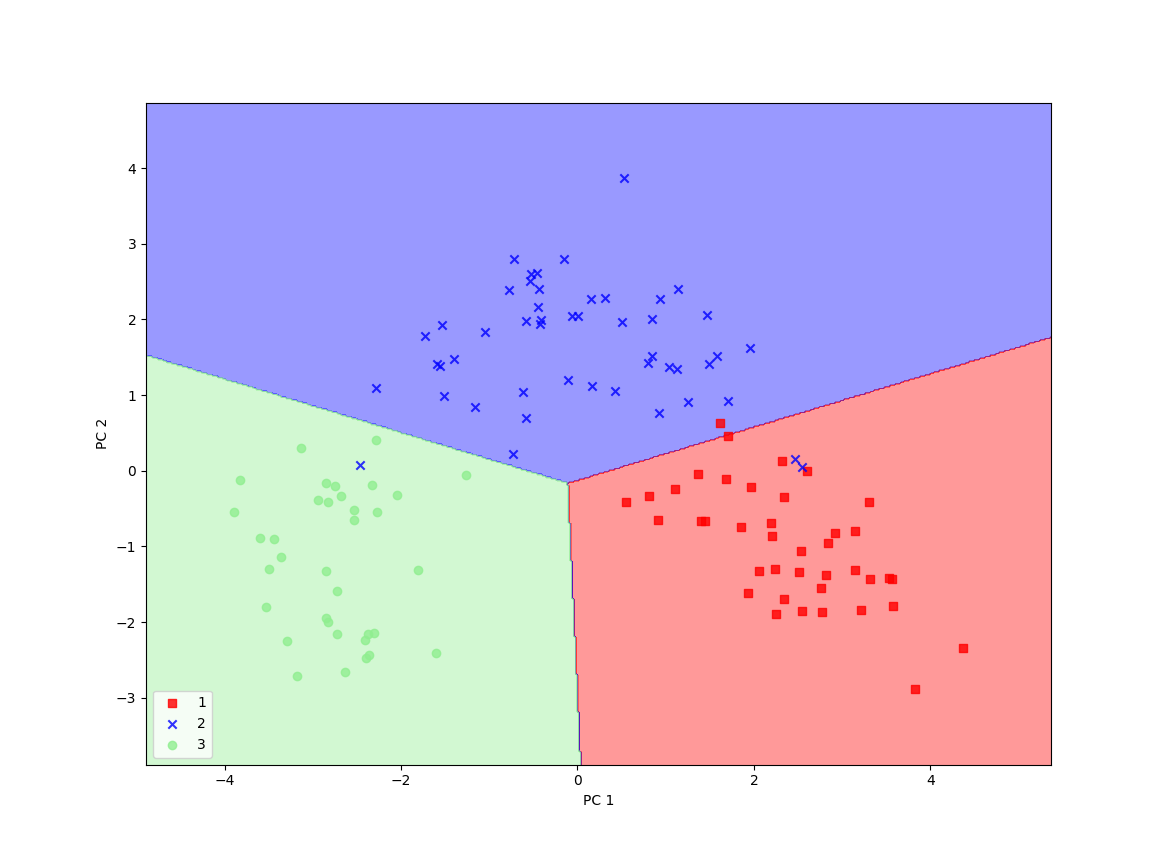

Here is the Python script that generated this plot:
from Wine import getWineData
from Util import plot_decision_regions
from sklearn.linear_model import LogisticRegression
from sklearn.decomposition import PCA
import matplotlib.pyplot as plt
import numpy as np
X_train_std, X_test_std, y_train, y_test = getWineData()

pca = PCA(n_components=2)
lr = LogisticRegression()
X_train_pca = pca.fit_transform(X_train_std)
X_test_pca = pca.fit(X_test_std)
lr.fit(X_train_pca, y_train)
plot_decision_regions(X_train_pca, y_train, classifier=lr)
plt.xlabel('PC 1')
plt.ylabel('PC 2')
plt.legend(loc='lower left')
plt.show()
